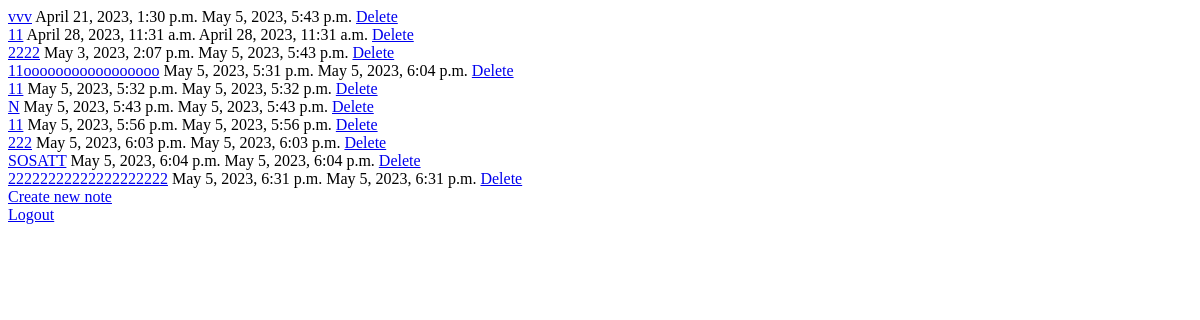
Before: /base/users/1/ (signed in) with the older database file.
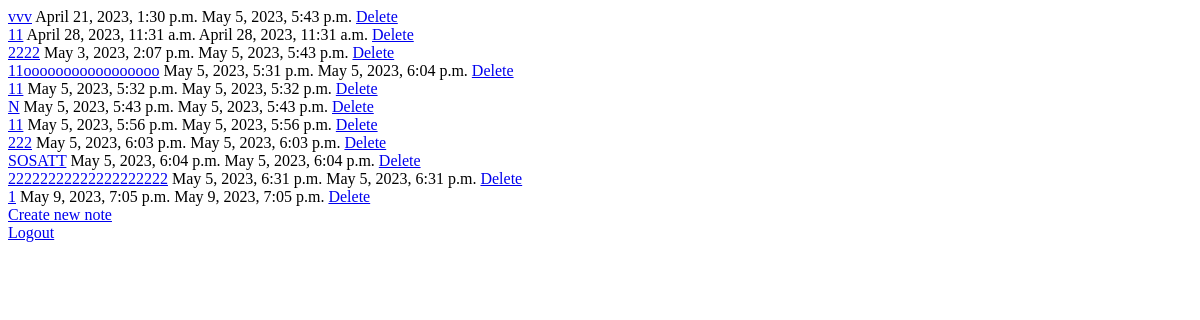
After: the same page with the newer database file.
### note/models.py (models this page shows)
class Note(models.Model):
    title = models.CharField(max_length=255, null=True, blank=True)
    content = models.TextField(blank=True, null=True)
    create = models.DateTimeField(default=timezone.now(), blank=True, null=True)
    update = models.DateTimeField(default=timezone.now(), blank=True, null=True)
    username = models.TextField(blank=True)

### note/views.py (the view)
# urls.py: path("<int:user_id>/", get_user_notes, name="get_user_notes"),
def get_user_notes(request, *args, **kwargs):
    if request.user.is_authenticated:
        user_objects = Note.objects.filter(username=request.user.username)
        context = {"user_objects": user_objects, "user_id": request.user.id}
        return render(request, "note/all_user_notes.html", context)

### note/templates/note/all_user_notes.html (shortened to what this page needs)
{% for obj in user_objects %}
<a href="{% url 'update_note' user_id=user_id title=obj.title note_id=obj.id %}"
  >{{obj.title}}</a
>
{{obj.create}} {{obj.update}}
<a href="{% url 'delete_note' user_id=user_id title=obj.title note_id=obj.id %}"
  >Delete</a
>
{% endfor %}
<a href="{% url 'new_user_note' user_id=user_id type_of_note='new' %}"
  >Create new note</a
>
<a href="{% url 'logout' %}">Logout</a>

Changed rows visible on the page:
added Note: title "1", create "May 9, 2023, 7:05 p.m.", update "May 9, 2023, 7:05 p.m."
